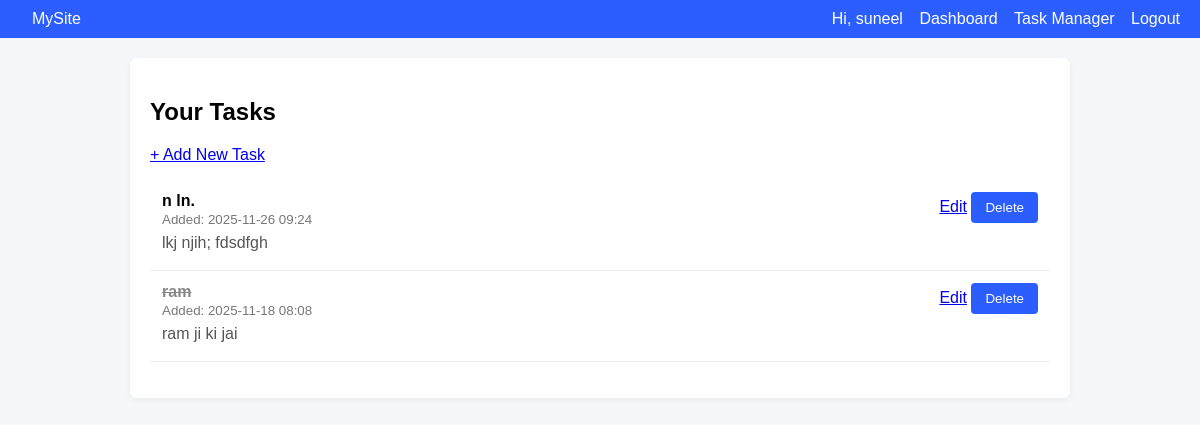
The page /tasks (signed in) on the database its author committed.
### models.py (models this page shows, shortened)
class Task(db.Model):
    __tablename__ = 'task'
    id = db.Column(db.Integer, primary_key=True)
    title = db.Column(db.String(200), nullable=False)
    description = db.Column(db.Text, nullable=True)
    done = db.Column(db.Boolean, default=False)
    created_at = db.Column(db.DateTime, default=datetime.utcnow)
    user_id = db.Column(db.Integer, db.ForeignKey('user.id'), nullable=False)

### app.py (the view)
@app.route('/tasks')
@login_required
def tasks():
    user_id = session['user_id']
    tasks = Task.query.filter_by(user_id=user_id).order_by(Task.created_at.desc()).all()
    return render_template('tasks.html', tasks=tasks)

### app.py (called while the page is built)
def login_required(fn):
    from functools import wraps
    @wraps(fn)
    def wrapper(*args, **kwargs):
        if 'user_id' not in session:
            flash('Please log in to access that page.', 'warning')
            return redirect(url_for('login'))
        return fn(*args, **kwargs)
    return wrapper

### templates/tasks.html (shortened to what this page needs)
{% extends 'base.html' %}
{% block content %}
<h2>Your Tasks</h2>
<p><a href="{{ url_for('add_task') }}">+ Add New Task</a></p>
{% if tasks %}
<ul class="task-list">
  {% for task in tasks %}
    <li class="task-item">
      <div class="task-main">
        <strong {% if task.done %}class="done"{% endif %}>{{ task.title }}</strong>
        <div class="meta">
          <small>Added: {{ task.created_at.strftime('%Y-%m-%d %H:%M') }}</small>
          {% if task.description %}
            <p class="desc">{{ task.description }}</p>
          {% endif %}
        </div>
      </div>
      <div class="task-actions">
        <a href="{{ url_for('edit_task', id=task.id) }}">Edit</a>
        <form method="POST" action="{{ url_for('delete_task', id=task.id) }}" style="display:inline;">
          <button type="submit" onclick="return confirm('Delete this task?');">Delete</button>
        </form>
      </div>
    </li>
  {% endfor %}
</ul>
{% else %}
  <p>No tasks yet. <a href="{{ url_for('add_task') }}">Add one</a>.</p>
{% endif %}
{% endblock %}

### static/style.css (style rules this page uses)
body { font-family: Arial, sans-serif; margin: 0; padding: 0; background: #f5f7fb; }
button { background: #2b5dff; color: white; padding: 8px 14px; border: none; border-radius: 4px; cursor: pointer; }
.task-list { list-style: none; padding: 0; }
.task-item { display: flex; justify-content: space-between; align-items: flex-start; padding: 12px; border-bottom: 1px solid #eee; }
.task-item .desc { margin: 6px 0; color: #555; }
.task-item .done { text-decoration: line-through; color: #888; }
.meta small { color: #777; }

### rows shown on the page
Task: title "n ln.", created_at "2025-11-26 09:24", description "lkj njih; fdsdfgh"
Task: title "ram", created_at "2025-11-18 08:08", description "ram ji ki jai"

### other values the page prints
{{ session.get('username') }} "suneel"
